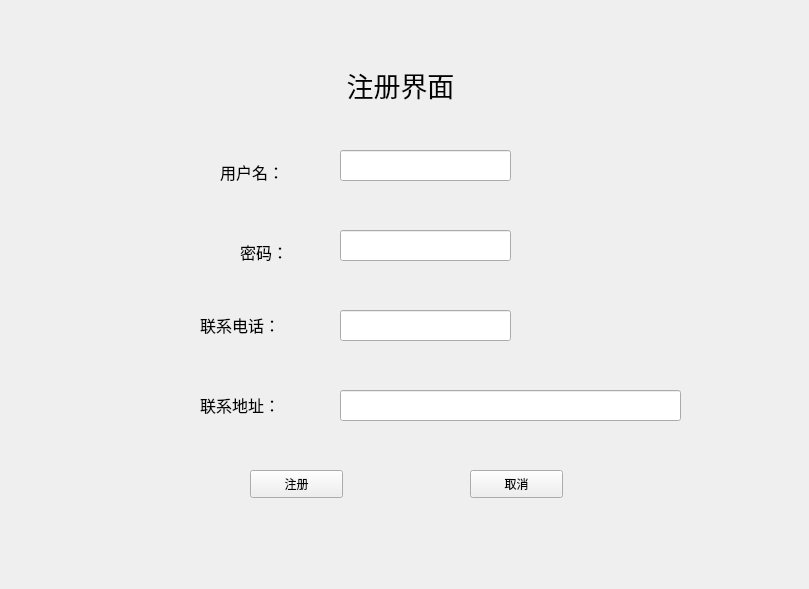
<?xml version="1.0" encoding="UTF-8"?>
<ui version="4.0">
 <class>Register</class>
 <widget class="QWidget" name="Register">
  <property name="geometry">
   <rect>
    <x>0</x>
    <y>0</y>
    <width>809</width>
    <height>589</height>
   </rect>
  </property>
  <property name="windowTitle">
   <string>Form</string>
  </property>
  <widget class="QLabel" name="label">
   <property name="geometry">
    <rect>
     <x>320</x>
     <y>60</y>
     <width>161</width>
     <height>51</height>
    </rect>
   </property>
   <property name="text">
    <string>&lt;html&gt;&lt;head/&gt;&lt;body&gt;&lt;p align=&quot;center&quot;&gt;&lt;span style=&quot; font-size:20pt;&quot;&gt;注册界面&lt;/span&gt;&lt;/p&gt;&lt;/body&gt;&lt;/html&gt;</string>
   </property>
  </widget>
  <widget class="QLabel" name="label_3">
   <property name="geometry">
    <rect>
     <x>220</x>
     <y>160</y>
     <width>71</width>
     <height>21</height>
    </rect>
   </property>
   <property name="text">
    <string>&lt;html&gt;&lt;head/&gt;&lt;body&gt;&lt;p&gt;&lt;span style=&quot; font-size:12pt;&quot;&gt;用户名：&lt;/span&gt;&lt;/p&gt;&lt;/body&gt;&lt;/html&gt;</string>
   </property>
  </widget>
  <widget class="QLabel" name="label_4">
   <property name="geometry">
    <rect>
     <x>240</x>
     <y>240</y>
     <width>71</width>
     <height>21</height>
    </rect>
   </property>
   <property name="text">
    <string>&lt;html&gt;&lt;head/&gt;&lt;body&gt;&lt;p&gt;&lt;span style=&quot; font-size:12pt;&quot;&gt;密码：&lt;/span&gt;&lt;/p&gt;&lt;/body&gt;&lt;/html&gt;</string>
   </property>
  </widget>
  <widget class="QLabel" name="label_5">
   <property name="geometry">
    <rect>
     <x>200</x>
     <y>310</y>
     <width>101</width>
     <height>31</height>
    </rect>
   </property>
   <property name="text">
    <string>&lt;html&gt;&lt;head/&gt;&lt;body&gt;&lt;p&gt;&lt;span style=&quot; font-size:12pt;&quot;&gt;联系电话：&lt;/span&gt;&lt;/p&gt;&lt;/body&gt;&lt;/html&gt;</string>
   </property>
  </widget>
  <widget class="QLabel" name="label_6">
   <property name="geometry">
    <rect>
     <x>200</x>
     <y>390</y>
     <width>101</width>
     <height>31</height>
    </rect>
   </property>
   <property name="text">
    <string>&lt;html&gt;&lt;head/&gt;&lt;body&gt;&lt;p&gt;&lt;span style=&quot; font-size:12pt;&quot;&gt;联系地址：&lt;/span&gt;&lt;/p&gt;&lt;/body&gt;&lt;/html&gt;</string>
   </property>
  </widget>
  <widget class="QLineEdit" name="userNameTextbox">
   <property name="geometry">
    <rect>
     <x>340</x>
     <y>150</y>
     <width>171</width>
     <height>31</height>
    </rect>
   </property>
  </widget>
  <widget class="QLineEdit" name="passwordTextbox">
   <property name="geometry">
    <rect>
     <x>340</x>
     <y>230</y>
     <width>171</width>
     <height>31</height>
    </rect>
   </property>
  </widget>
  <widget class="QLineEdit" name="phoneTextbox">
   <property name="geometry">
    <rect>
     <x>340</x>
     <y>310</y>
     <width>171</width>
     <height>31</height>
    </rect>
   </property>
  </widget>
  <widget class="QLineEdit" name="addressTextbox">
   <property name="geometry">
    <rect>
     <x>340</x>
     <y>390</y>
     <width>341</width>
     <height>31</height>
    </rect>
   </property>
  </widget>
  <widget class="QPushButton" name="registerButton">
   <property name="geometry">
    <rect>
     <x>250</x>
     <y>470</y>
     <width>93</width>
     <height>28</height>
    </rect>
   </property>
   <property name="text">
    <string>注册</string>
   </property>
  </widget>
  <widget class="QPushButton" name="cancelButton">
   <property name="geometry">
    <rect>
     <x>470</x>
     <y>470</y>
     <width>93</width>
     <height>28</height>
    </rect>
   </property>
   <property name="text">
    <string>取消</string>
   </property>
  </widget>
 </widget>
 <resources/>
 <connections>
  <connection>
   <sender>registerButton</sender>
   <signal>clicked()</signal>
   <receiver>Register</receiver>
   <slot>register_button_click()</slot>
   <hints>
    <hint type="sourcelabel">
     <x>306</x>
     <y>484</y>
    </hint>
    <hint type="destinationlabel">
     <x>191</x>
     <y>506</y>
    </hint>
   </hints>
  </connection>
  <connection>
   <sender>cancelButton</sender>
   <signal>clicked()</signal>
   <receiver>Register</receiver>
   <slot>cancel_button_click()</slot>
   <hints>
    <hint type="sourcelabel">
     <x>553</x>
     <y>493</y>
    </hint>
    <hint type="destinationlabel">
     <x>623</x>
     <y>505</y>
    </hint>
   </hints>
  </connection>
 </connections>
 <slots>
  <slot>register_button_click()</slot>
  <slot>cancel_button_click()</slot>
 </slots>
</ui>
